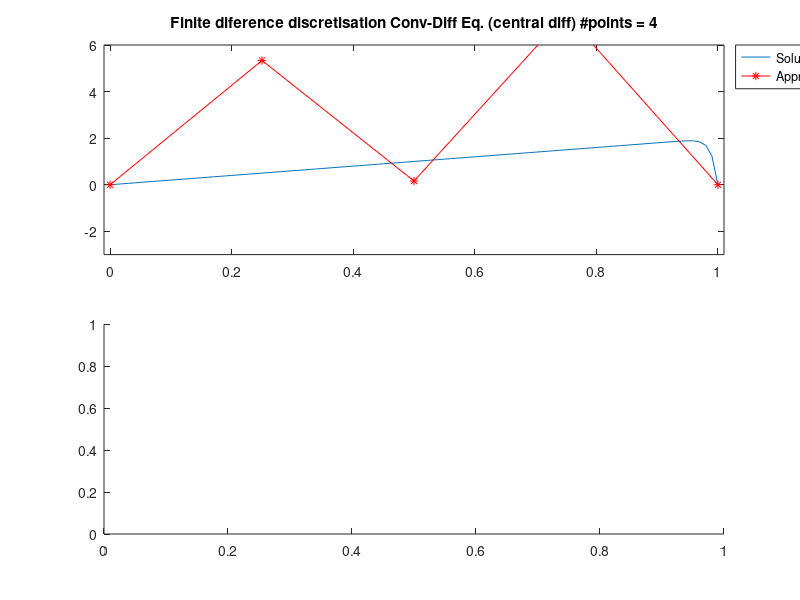

Source code (MATLAB): (Note: this script raises an error after producing the figure.)
%
% Finite difference discretisation of the equation
%          -epsilon y'' + y' = 2
% using central difference
%
clear all; close all; clc
epsilon = 0.01;
xsol  = (0:0.01:1);
% Analytical solution:
ysol = 2*xsol + 2*(exp(-1/epsilon) - exp(-(1-xsol)/epsilon))/(1 - exp(-1/epsilon));

scrsz = get(0,'ScreenSize');
figHandle1 = figure('Position',[1 scrsz(4)/2 scrsz(3)/2 scrsz(4)/1]);

lim = 205;
ns = [4:10 15:10:lim];
lim_ns = length(ns);
for i = 1:1:lim_ns
    n=ns(i);
    h = 1/n;
    % N: number of internal gridpoints (number of unknowns)
    N = n-1;
    
    % Subdiagonal elements:
    c1= -epsilon/h^2 - 1/(2*h);
    % Main diagonal elements:
    c2= 2*epsilon/h^2;
    % Super diagonal elements:
    c3= -epsilon/h^2 + 1/(2*h);
    % Right-hand side vector:
    b = 2*ones(N,1);
    % Use matlab sparse storage (only nonzeros are stored): 
    A = gallery('tridiag',N,c1,c2,c3);
    % Compute solution:
    w = A\b;
    % Add the boundary conditions for plotting:
    y = zeros(N+2,1);
    y(2:N+1) = w';
    x = (0:h:1);
    % Plot (in same figure as analytical solution:

    figure(figHandle1);
        

    subplot(2,2,[1 2 ])
    plot(xsol,ysol)
    hold on;
    plot(x,y,'-*r');
    legend('Solution','Approximation','Location','BestOutside')
    title(sprintf('Finite diference discretisation Conv-Diff Eq. (central diff) #points = %d',n))
    axis([-0.01 1.01 -3 6])
    
    ea = eig(full(A));
    subplot(2,2,[3 4])
    circle([c2,0],abs(c1)+abs(c3),100,'k'); hold on; axis equal;
    plot(real(ea),imag(ea),'*')
    line([0 0], [abs(c1)+abs(c3) -(abs(c1)+abs(c3))]);
    legend('Gershgorin circle','Eigenvalues','Location','BestOutside')
    title('Eigenvalues location and Gershgorin circle')
     
    pause(0.3);
    if i< lim_ns
        clf(figHandle1)
        end
    
end